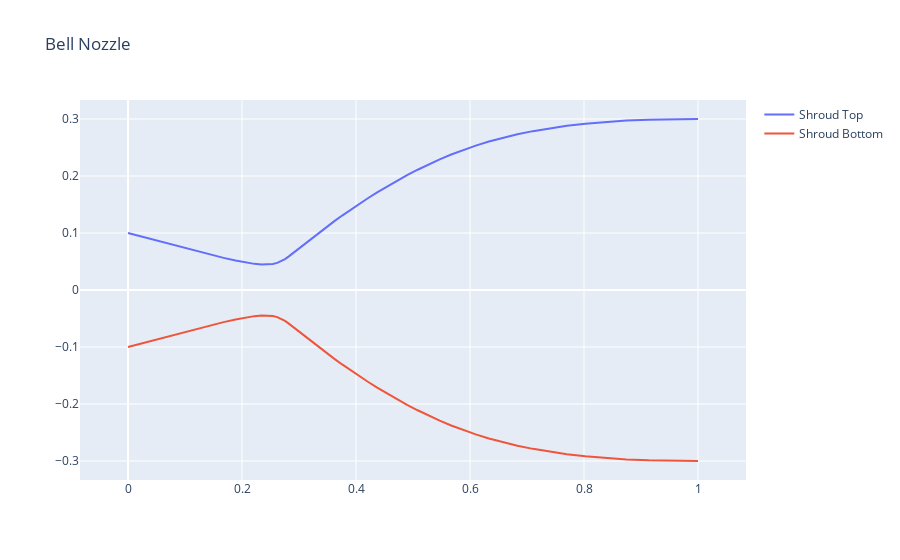

Write notebook code for a chart like this one.
### Code cell
from paraflow import FlowPassage
import numpy as np

passage = FlowPassage(
    inlet_radius=0.1,
    area_ratio=3.0,
    axial_length=1,
    contour_props=[0.25, 0.25, 0.5, 0.75],
    contour_angles=np.radians([-15.0, -15.0, 15.0, 15.0]).tolist()
)
passage.visualize("Bell Nozzle")
passage.get_mesh()
